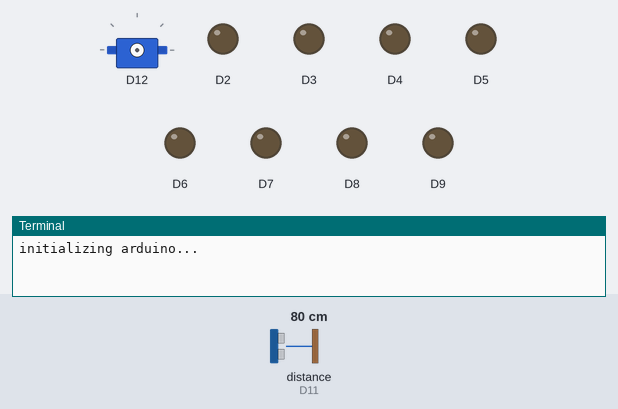
Bench run of a program on a simulated Arduino board driven over Firmata from a computer. On the bench: servo, output pins drawn as LEDs (lit = HIGH), the last lines printed to the terminal. The inputs (shaded band) are chosen by the test bench; at power-on: distance to the obstacle (sensor on D11) 80 cm. The echo pulse lasts 58.3 µs per cm; the clock reads 2024-03-15 10:24:30 at power-on unless the program sets it; pins used as bus, display or sensor lines are not drawn.

Above: at 0.1 s.
At 5.1 s:
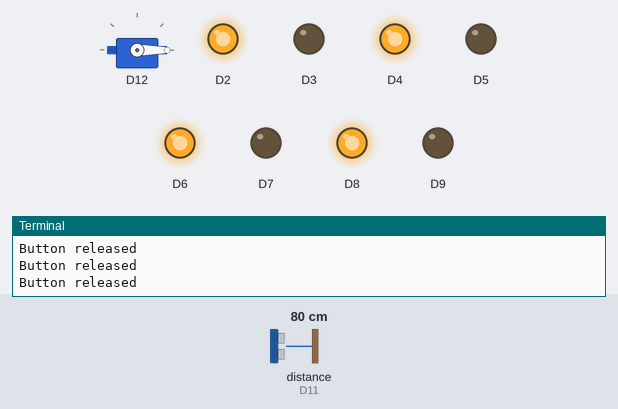
At 10.1 s:
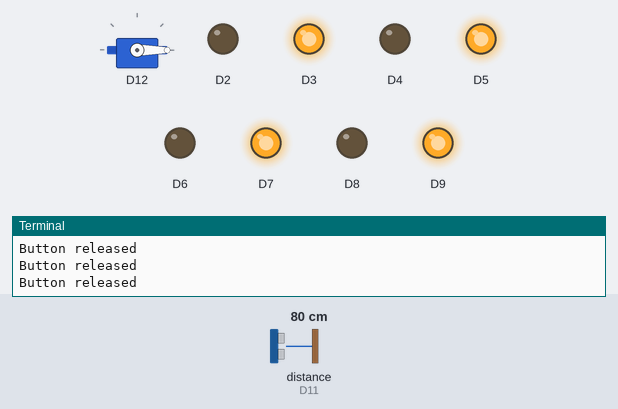
At 15.1 s:
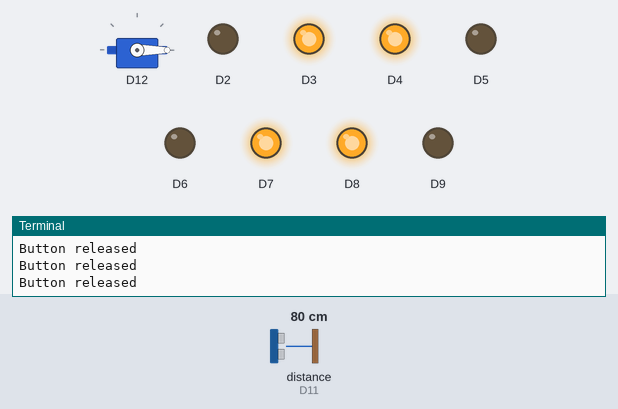
At 20.1 s:
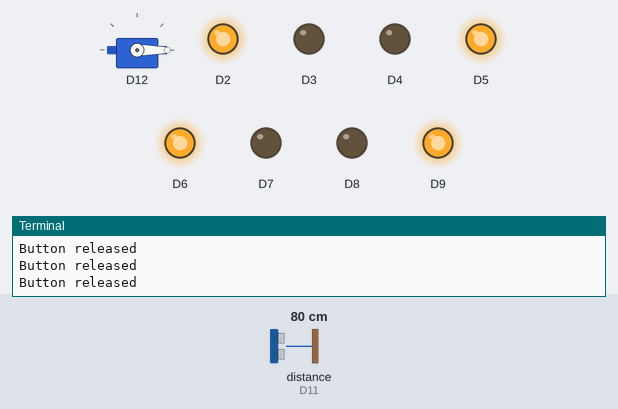
At 37.1 s:
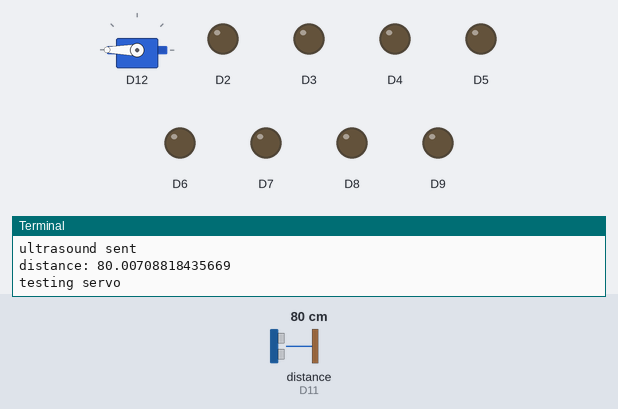
Timing chart, 0 to 38.6 s (numbered marks = the images above):
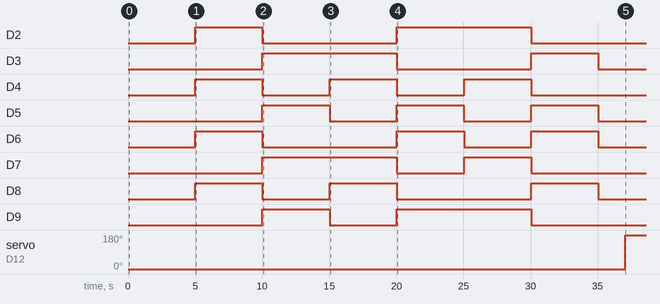

The program:

7-11-2024_2_.py
```python
import pyfirmata2
import time

class board():

    def stop(self):
        self.leftM1B.write(0)
        self.leftM2B.write(0)
        self.rightM1B.write(0)
        self.rightM2B.write(0)

        self.leftM1A.write(0)
        self.leftM2A.write(0)
        self.rightM1A.write(0)
        self.rightM2A.write(0)

    def front(self,delay=5,willStop=True):
        self.leftM1A.write(1)
        self.leftM2A.write(1)
        self.rightM1A.write(1)
        self.rightM2A.write(1)
        time.sleep(delay)
        self.stop() if willStop else None

    def back(self,delay=5,willStop=True):
        self.leftM1B.write(1)
        self.leftM2B.write(1)
        self.rightM1B.write(1)
        self.rightM2B.write(1)
        time.sleep(delay)
        self.stop() if willStop else None

    def left(self,delay=5,willStop=True):
        self.leftM1B.write(1)
        self.leftM2A.write(1)
        self.rightM1B.write(1)
        self.rightM2A.write(1)
        time.sleep(delay)
        self.stop() if willStop else None

    def right(self,delay=5,willStop=True):
        self.leftM1A.write(1)
        self.leftM2B.write(1)
        self.rightM1A.write(1)
        self.rightM2B.write(1)
        time.sleep(delay)
        self.stop() if willStop else None

    def clockwise(self,delay=5,willStop=True):
        self.leftM1A.write(1)
        self.leftM2A.write(1)
        self.rightM1B.write(1)
        self.rightM2B.write(1)
        time.sleep(delay)
        self.stop() if willStop else None

    def counter_clockwise(self,delay=5,willStop=True):
        self.leftM1B.write(1)
        self.leftM2B.write(1)
        self.rightM1A.write(1)
        self.rightM2A.write(1)
        time.sleep(delay)
        self.stop() if willStop else None

    def readPin(self,data):
        self.pin11Data=data

    def getDistance(self):
        self.ultrasonicTrigg.write(1)
        time.sleep(0.00001)
        self.ultrasonicTrigg.write(0)

        while self.pin11Data==0:
            self.pulse_start=time.time()
        while self.pin11Data==1:
            self.pulse_end=time.time()
        self.pulseDuration = self.pulse_end-self.pulse_start
        self.dist = self.pulseDuration*34300/2
        return self.dist

    def __init__(self, com='/dev/ttyACM0', servo_pin=12, leftM1APin=2, leftM1BPin=3, leftM2APin=4, leftM2BPin=5, rightM1APin=6,
                 rightM1BPin=7, rightM2APin=8, rightM2BPin=9, Trig=10, Echo=11, interval=19, printLog=True):

        print("initializing arduino...")
        self.arduino = pyfirmata2.ArduinoNano(com)
        self.arduino.samplingOn(interval)

        print("arduino initialized, starting setup...")
        self.alignmentServo = self.arduino.get_pin(f"d:{servo_pin}:s")

        #setup left side dc motor
        self.leftM1A=self.arduino.get_pin(f"d:{leftM1APin}:o")
        self.leftM1B=self.arduino.get_pin(f"d:{leftM1BPin}:o")
        self.leftM2A=self.arduino.get_pin(f"d:{leftM2APin}:o")
        self.leftM2B=self.arduino.get_pin(f"d:{leftM2BPin}:o")
        self.leftM1A.register_callback(lambda value:print("Button released") if value and printLog else print("Button pressed"))
        self.leftM1B.register_callback(lambda value:print("Button released") if value and printLog else print("Button pressed"))
        self.leftM2A.register_callback(lambda value:print("Button released") if value and printLog else print("Button pressed"))
        self.leftM2B.register_callback(lambda value:print("Button released") if value and printLog else print("Button pressed"))

        #setup right side dc motor
        self.rightM1A=self.arduino.get_pin(f"d:{rightM1APin}:o")
        self.rightM1B=self.arduino.get_pin(f"d:{rightM1BPin}:o")
        self.rightM2A=self.arduino.get_pin(f"d:{rightM2APin}:o")
        self.rightM2B=self.arduino.get_pin(f"d:{rightM2BPin}:o")
        self.rightM1A.register_callback(lambda value:print("Button released") if value and printLog else print("Button pressed"))
        self.rightM1B.register_callback(lambda value:print("Button released") if value and printLog else print("Button pressed"))
        self.rightM2A.register_callback(lambda value:print("Button released") if value and printLog else print("Button pressed"))
        self.rightM2B.register_callback(lambda value:print("Button released") if value and printLog else print("Button pressed"))

        #setup ultrasonic
        self.ultrasonicTrigg=self.arduino.get_pin(f"d:{Trig}:o")
        self.ultrasonicEcho=self.arduino.get_pin(f"d:{Echo}:i")
        self.ultrasonicTrigg.register_callback(lambda value:print("ultrasound sent") if value and printLog else None)
        self.ultrasonicEcho.register_callback(self.readPin)
        self.ultrasonicEcho.enable_reporting()
        self.pin11Data=0

        print("finished setting up. moving onto next phase")

    def testRunDCMotor(self):
        print("running tests on DC motors...")
        print("font")
        self.front()

        print("back")
        self.back()

        print("left")
        self.left()

        print("right")
        self.right()

        print("turning clockwise")
        self.clockwise()

        print("turning counter-clockwise")
        self.counter_clockwise()

        print("testing ultrasonic sensor...")
        dist = self.getDistance()
        print(f"distance: {dist}")

        print("testing servo")
        self.alignmentServo.write(0)
        time.sleep(2)
        self.alignmentServo.write(180)
        time.sleep(3)

        print("test run complete! All modules working.")

if __name__ == "__main__":
    nano = board(com="COM8")
    nano.testRunDCMotor()
```

Measured:
- by itself, D2: LOW → HIGH at 5.0 s, → LOW 5.0 s later, → HIGH 10.0 s later, → LOW 10.0 s later
- by itself, D3: LOW → HIGH at 10.0 s, → LOW 10.0 s later, → HIGH 10.0 s later, → LOW 5.0 s later
- by itself, D4: alternates HIGH for 5.0 s and LOW for 5.0 s, 6 changes in all, then stays LOW
- by itself, D5: alternates HIGH for 5.0 s and LOW for 5.0 s
- by itself, D6: goes HIGH 5.0 s, LOW 10.0 s, HIGH 5.0 s, LOW 5.0 s, HIGH 5.0 s, then LOW
- by itself, D7: LOW → HIGH at 10.0 s, → LOW 10.0 s later, → HIGH 5.0 s later, → LOW 5.0 s later
- by itself, D8: goes HIGH 5.0 s, LOW 5.0 s, HIGH 5.0 s, LOW 10.0 s, HIGH 5.0 s, then LOW
- by itself, D9: LOW → HIGH at 10.0 s, → LOW 5.0 s later, → HIGH 5.0 s later, → LOW 10.0 s later
